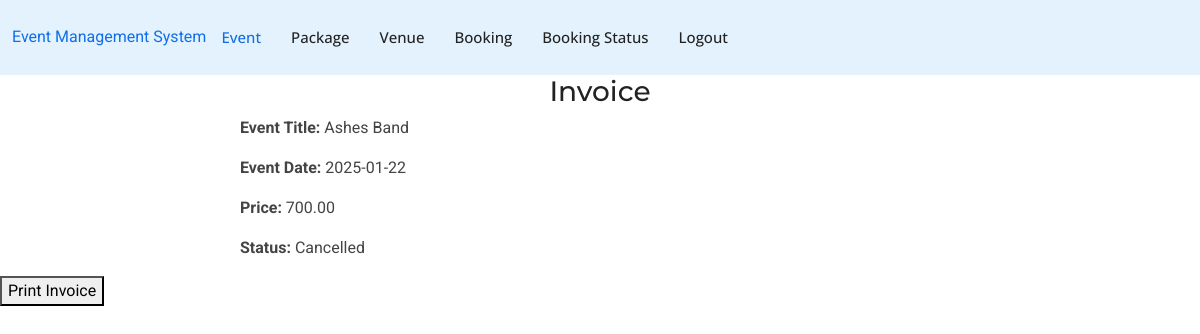
Page /invoice.php?booking_id=8 (signed in) on the earlier database version.
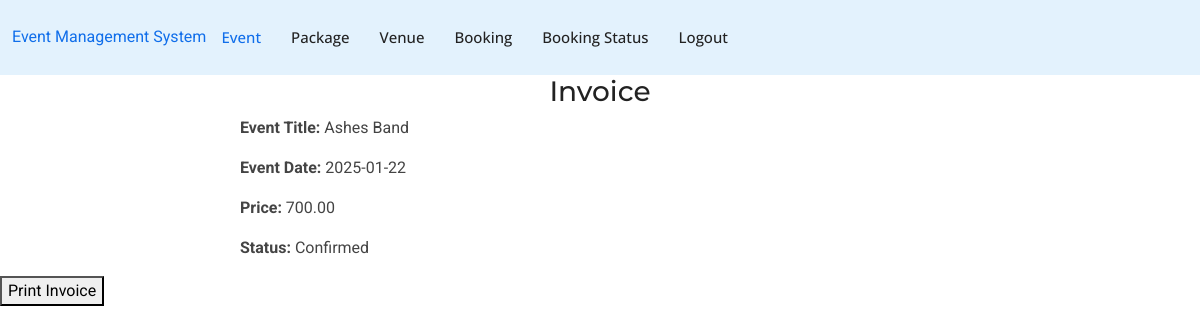
Same page on the later database version.
### tables this page shows
CREATE TABLE `bookings` (
  `id` int(11) NOT NULL,
  `user_id` int(11) NOT NULL,
  `event_id` int(11) NOT NULL,
  `booking_date` timestamp NOT NULL DEFAULT current_timestamp(),
  `status` varchar(255) DEFAULT NULL
);

CREATE TABLE `events` (
  `id` int(11) NOT NULL,
  `event_title` varchar(255) NOT NULL,
  `event_date` date NOT NULL,
  `event_time` time NOT NULL,
  `event_location` varchar(255) NOT NULL,
  `event_description` text NOT NULL,
  `price` decimal(10,2) NOT NULL,
  `event_image` varchar(255) NOT NULL,
  `created_at` timestamp NOT NULL DEFAULT current_timestamp()
);

### invoice.php (the view, shortened to what this page needs)
<?php
include('connect.php');
include('header.php');
$current_user_id = $_SESSION['uid'];
if (isset($_GET['booking_id']) && is_numeric($_GET['booking_id'])) {
    $booking_id = intval($_GET['booking_id']);
    $sql = "SELECT bookings.id AS booking_id,
                   events.event_title,
                   events.event_date,
                   events.price,
                   bookings.status
            FROM bookings
            JOIN events ON bookings.event_id = events.id
            WHERE bookings.id = ? AND bookings.user_id = ?";
    $stmt = $connect->prepare($sql);
    $stmt->bind_param('ii', $booking_id, $current_user_id);
    $stmt->execute();
    $result = $stmt->get_result();
    if ($result->num_rows > 0) {
        $row = $result->fetch_assoc();
        echo "<h3 style='text-align:center;'>Invoice</h3>";
        echo "<div style='width: 60%; margin: 0 auto;'>
                <p><strong>Event Title:</strong> {$row['event_title']}</p>
                <p><strong>Event Date:</strong> {$row['event_date']}</p>
                <p><strong>Price:</strong> {$row['price']}</p>
                <p><strong>Status:</strong> {$row['status']}</p>
              </div>";
        echo "<button class='btn-print' onclick='window.print();'>Print Invoice</button>";
    } else {
        echo "<p>Invoice not found.</p>";
    }
} else {
    echo "<p>Invalid booking ID.</p>";
}
?>

Differences in the rows shown:
changed bookings "Ashes Band": status "Cancelled" → "Confirmed"
